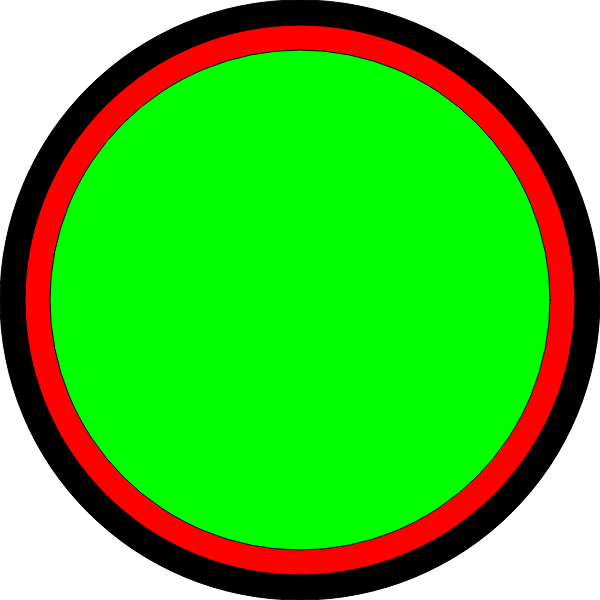
Frame 1 (no input)
Frame 60 (no input): identical to frame 1, image omitted
Frame 120 (the mouse pressed at the canvas centre since frame 60): identical to frame 1, image omitted

The p5.js sketch that drew this single still picture (run headless with seeded random() and noise() and a simulated clock; from frame 60 on, the mouse is pressed at the canvas centre):

// p5.js sketch
// ── sketch.js
var raio_numero = 500;
var raio_interno = raio_numero +50;
var raio_externo = raio_interno + 50;
var cx, cy;
var px, py;
var destaque_theta;

function setup() {
    createCanvas(600, 600);
    textAlign(CENTER, CENTER);
    // centro do desenho e do circulo
    cx = width / 2;
    cy = height / 2;
    // ângulo theta para arco de destaque
    // que é o mesmo theta para o ponto p
    destaque_theta = PI * 1.75;
    px = cos(destaque_theta) * raio_numero;
    py = sin(destaque_theta) * raio_numero;
    // corrige p(px,py) para p(px+cx,py+cy);
    px += cx;
    py += cy;
}

function draw() {
    background(255);
    fill(255);
    for (var angulo = 0; angulo <= 360; angulo += 30) {
        // transforma o angulo de
        // coord polar para coord cartesiana
        var x = cos(radians(angulo)) * raio_numero;
        var y = sin(radians(angulo)) * raio_numero;
    
        // desenha uma elipse na coord (x,y)
        // corrige (x,y) para (x+cx,y+cy)
        ellipse(x + cx, y + cy, 50);
      }

    fill(0,0,255, 20);
    ellipse(px, py, 150);
    fill(0);
    ellipse(cx, cy, raio_externo);
    fill(255,0,0);
    ellipse(cx, cy, raio_interno);
    fill(0,255,0);
    ellipse(cx, cy, raio_numero);
}
